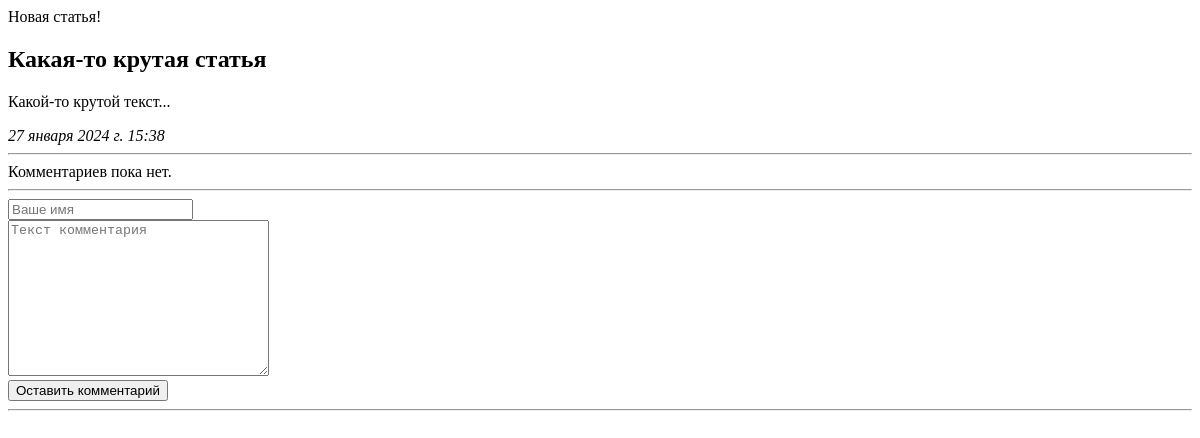
/articles/1/, run on an earlier commit of the app's database.
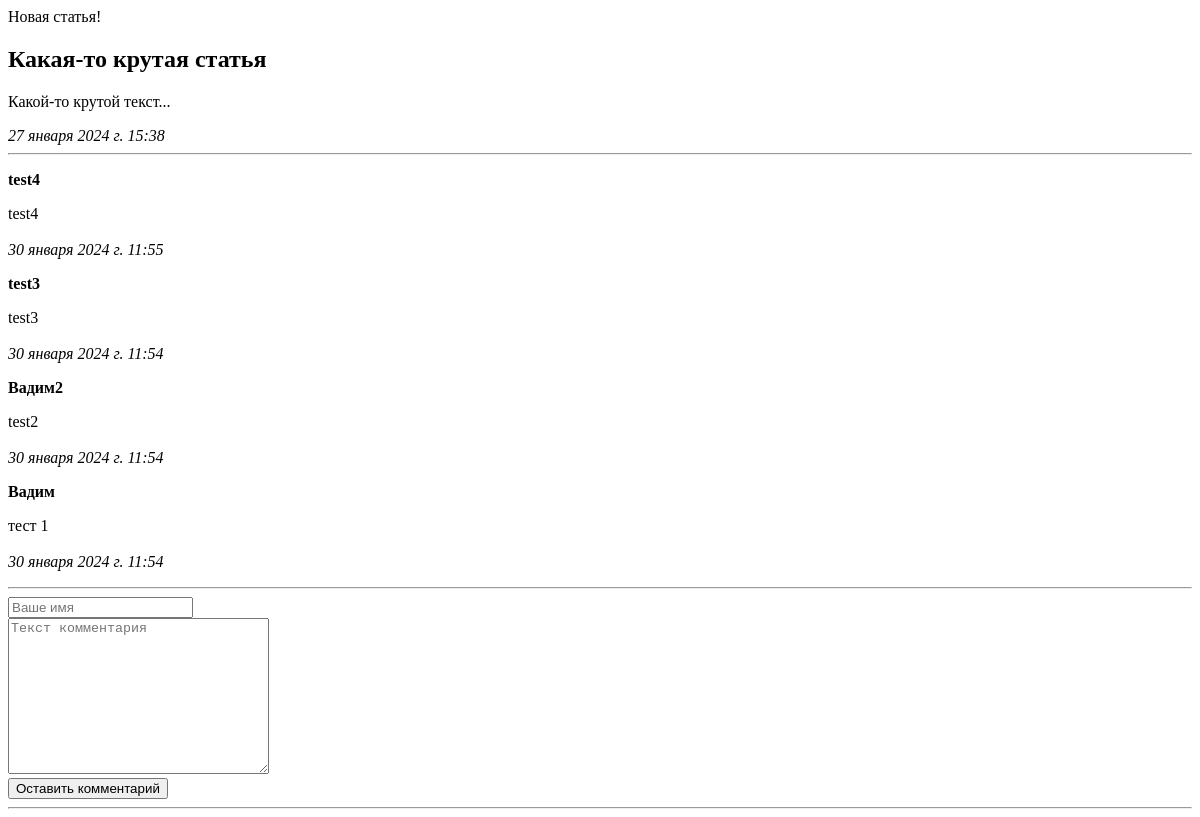
And on a later commit of the database.
### Articles/apps/articleapp/models.py (models this page shows, shortened)
class Article(models.Model):
    article_title = models.CharField('название статьи', max_length=200)
    article_text = models.TextField('текст статьи')
    pub_date = models.DateTimeField('дата публикации')
    def was_published_recently(self):
        return self.pub_date >= (timezone.now() - datetime.timedelta(days=7))
    class Meta:
        verbose_name = 'Статья'
        verbose_name_plural = 'Статьи'

class Comment(models.Model):
    article = models.ForeignKey(Article,on_delete=models.CASCADE)
    author_name = models.CharField('имя автора', max_length=50)
    comment_text = models.CharField('текст комментария', max_length=200)
    pub_date = models.DateTimeField(default=timezone.now)
    class Meta:
        verbose_name = 'Комментарий'
        verbose_name_plural = 'Комментарии'

### Articles/apps/articleapp/views.py (the view)
# urls.py: path('<int:article_id>/', views.detail, name='detail'),
def detail(request, article_id):
    try:
        a = Article.objects.get(id = article_id)
    except:
        raise Http404('Статья не найдена!')
    latest_comments_list = a.comment_set.order_by('-id')[:10]
    return render(request, 'articles/detail.html', {'article': a, 'latest_comments_list': latest_comments_list})

### Articles/apps/articleapp/templates/articles/detail.html (shortened to what this page needs)
{% extends 'base.html' %}
{% block content %}
{% if article.was_published_recently %}
Новая статья!
{% endif %}
<h2>{{ article.article_title }}</h2>
<p>{{ article.article_text }}</p>
<em>{{ article.pub_date }}</em>
<hr>
{% if latest_comments_list %}
    {% for c in latest_comments_list %}
        <p>
            <strong>{{ c.author_name }}</strong>
            <p>{{ c.comment_text }}<br><br>
            <em>{{ c.pub_date }}</em>
            </p>
        </p>
    {% endfor %}
{% else %}
    Комментариев пока нет.
{% endif %}
<hr>
<form action="{% url 'articles:leave_comment' article.id %}" method="POST">
    <input type="text" required placeholder="Ваше имя" name="name">
    <br>
    <textarea name="text" required placeholder="Текст комментария" cols="30" rows="10"></textarea>
    <br>
    <button type="submit">Оставить комментарий</button>
</form>
<hr>
{% endblock %}

### Articles/apps/articleapp/templates/base.html (shortened to what this page needs)
<!DOCTYPE html>
<html lang="ru">
<head>
</head>
<body>
    {% block content %}{% endblock %}
</body>
</html>

What changed in the data, as far as the page shows it:
added Comment: author_name "test4", comment_text "test4", pub_date "30 января 2024 г. 11:55"
added Comment: author_name "test3", comment_text "test3", pub_date "30 января 2024 г. 11:54"
added Comment: author_name "Вадим2", comment_text "test2", pub_date "30 января 2024 г. 11:54"
added Comment: author_name "Вадим", comment_text "тест 1", pub_date "30 января 2024 г. 11:54"
Also different on the page:
text no longer shown: "Комментариев пока нет."
